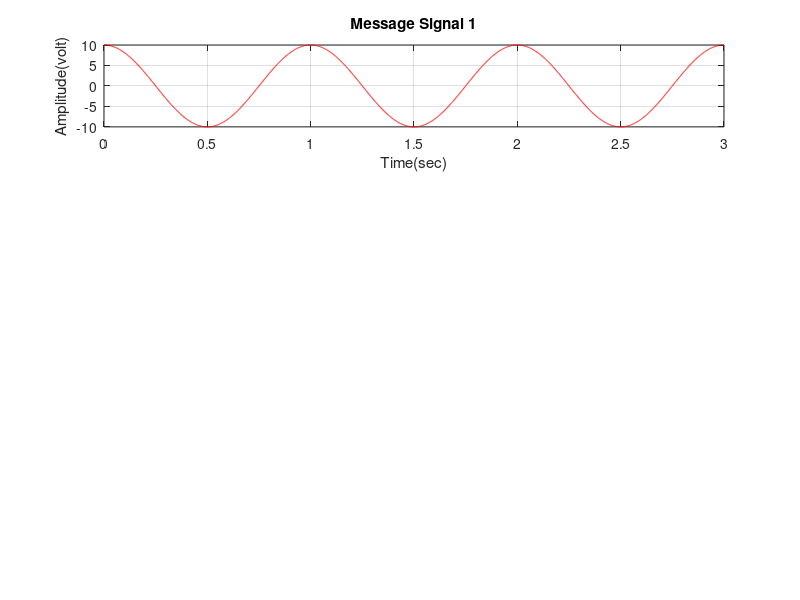

MATLAB code to generate this figure: (Note: this script raises an error after producing the figure.)
clc;
clear all;
close all;

%generation 
Fm=1; %input('Enter Fm:');
Am=10 ;%input('Enter Am:');
Fs=2 ; %input('Enter Fs:');

tm=1/Fm;
tres=0.001;
t=0:tres:3;

Ts=1/Fs;
tau=(2.*Ts)/3;
w=round(tau/tres);

it=zeros(size(t));

it(1:w:end)=1;
for i = 1:w:length(t)
   it(i:i+w)=1;
end
it=it(1:length(t));
mt= Am*cos(2*pi*Fm*t);

%messagesignal
subplot(4,1,1);
plot(t,mt,'r');
title('Message Signal 1');
xlabel('Time(sec)');
ylabel('Amplitude(volt)');
grid on;
f


% pulse func

% Create a vector of zeros with the same size as t
%y = zeros(size(t));

% Generate impulse train using a loop and numel
%
    % Check if the current element is a multiple of the spacing
%    if rem(t(i), 1) == 0
%       for j = 1:1:100
%           y(j) = 1;
%       end
 %   end
%end
%it=zeros(size(t));
%it(1:round(Ts/tres):end)=1;



%pulse
subplot(4,1,2);
plot(t,it,'r');
title('Pulse Train ');
xlabel('Time(sec)');
ylabel('Amplitude(volt)');
grid on;


sig= mt.*it;
subplot(4,1,3);
plot(t,sig,'b');
title('Pulse Amplitude Modulation  ');
xlabel('Time(sec)');
ylabel('Amplitude(volt)');
grid on;













